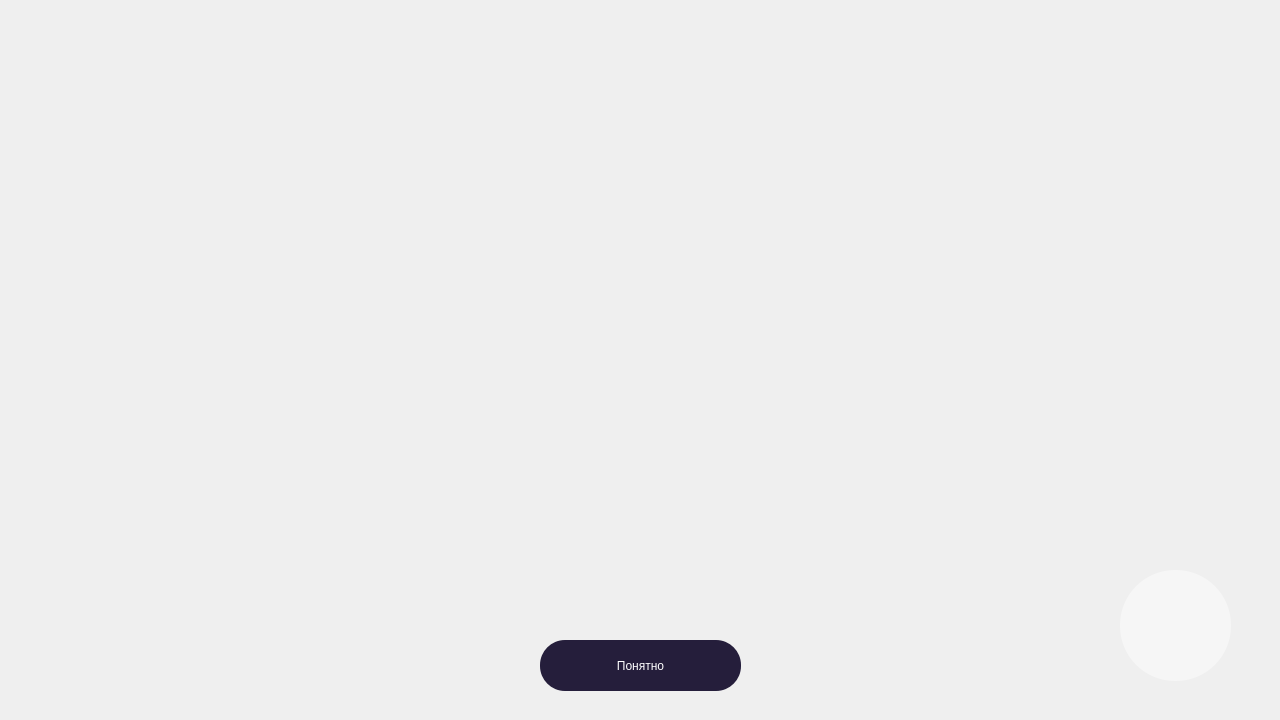
<?xml version="1.0" encoding="UTF-8"?>
<ui version="4.0">
 <class>info</class>
 <widget class="QDialog" name="info">
  <property name="geometry">
   <rect>
    <x>0</x>
    <y>0</y>
    <width>1280</width>
    <height>720</height>
   </rect>
  </property>
  <property name="windowTitle">
   <string>Dialog</string>
  </property>
  <widget class="QLabel" name="label">
   <property name="geometry">
    <rect>
     <x>0</x>
     <y>-20</y>
     <width>1280</width>
     <height>720</height>
    </rect>
   </property>
   <property name="styleSheet">
    <string notr="true">background-image: url(:/Ss/info.png);
background-color: rgba(255, 255, 255, 0);
color: rgba(255, 255, 255, 0);</string>
   </property>
   <property name="text">
    <string>TextLabel</string>
   </property>
  </widget>
  <widget class="QLabel" name="label_2">
   <property name="geometry">
    <rect>
     <x>0</x>
     <y>0</y>
     <width>1280</width>
     <height>720</height>
    </rect>
   </property>
   <property name="styleSheet">
    <string notr="true">background-color: rgba(255, 255, 255, 0);
color: rgba(255, 255, 255, 0);</string>
   </property>
   <property name="text">
    <string/>
   </property>
  </widget>
  <widget class="QPushButton" name="pushButton">
   <property name="geometry">
    <rect>
     <x>540</x>
     <y>640</y>
     <width>201</width>
     <height>51</height>
    </rect>
   </property>
   <property name="styleSheet">
    <string notr="true">QPushButton {
	
	color: rgb(255, 255, 255);
	
	font: 16pt bold &quot;Candara&quot;;
	background-color: rgb(37, 30, 59);
  border: 3px rgb(31, 31, 31);
 border-radius:25px;
}
QPushButton:pressed {
    
	
	
	background-color: rgb(126, 36, 102);
}
</string>
   </property>
   <property name="text">
    <string>Понятно</string>
   </property>
  </widget>
  <widget class="QPushButton" name="dark">
   <property name="geometry">
    <rect>
     <x>1120</x>
     <y>570</y>
     <width>111</width>
     <height>111</height>
    </rect>
   </property>
   <property name="styleSheet">
    <string notr="true">QPushButton
{background-color: rgba(255, 255, 255, 111);
background-image: url(:/Ss/switchnight.png);
border-radius: 55px;
}
QPushButton:hover
{
	background-color: rgba(128, 214, 250,22);
}</string>
   </property>
   <property name="text">
    <string/>
   </property>
  </widget>
  <widget class="QLabel" name="label_3">
   <property name="geometry">
    <rect>
     <x>0</x>
     <y>0</y>
     <width>1280</width>
     <height>720</height>
    </rect>
   </property>
   <property name="styleSheet">
    <string notr="true">background-color: rgba(74, 12, 13, 0);</string>
   </property>
   <property name="text">
    <string/>
   </property>
  </widget>
  <zorder>label_2</zorder>
  <zorder>label_3</zorder>
  <zorder>label</zorder>
  <zorder>dark</zorder>
  <zorder>pushButton</zorder>
 </widget>
 <resources/>
 <connections/>
</ui>
